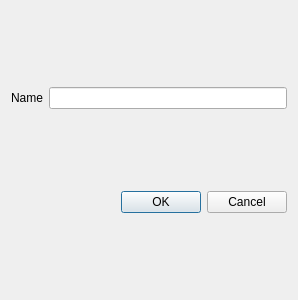
<?xml version="1.0" encoding="UTF-8"?>
<ui version="4.0">
 <class>EditDatabaseConstituentDialog</class>
 <widget class="QDialog" name="EditDatabaseConstituentDialog">
  <property name="geometry">
   <rect>
    <x>0</x>
    <y>0</y>
    <width>298</width>
    <height>300</height>
   </rect>
  </property>
  <property name="windowTitle">
   <string>Edit database constituent</string>
  </property>
  <layout class="QVBoxLayout" name="verticalLayout">
   <item>
    <layout class="QHBoxLayout" name="horizontalLayout">
     <item>
      <widget class="QLabel" name="ql_name">
       <property name="text">
        <string>Name</string>
       </property>
      </widget>
     </item>
     <item>
      <widget class="QLineEdit" name="qle_name"/>
     </item>
    </layout>
   </item>
   <item>
    <widget class="QDialogButtonBox" name="buttonBox">
     <property name="standardButtons">
      <set>QDialogButtonBox::Cancel|QDialogButtonBox::Ok</set>
     </property>
    </widget>
   </item>
  </layout>
 </widget>
 <resources/>
 <connections/>
</ui>
